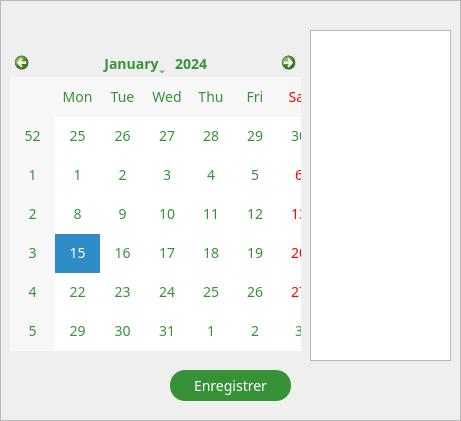
     <widget class="QFrame" name="frame_5">
      <property name="geometry">
       <rect>
        <x>40</x>
        <y>440</y>
        <width>461</width>
        <height>421</height>
       </rect>
      </property>
      <property name="styleSheet">
       <string notr="true"> *{
font-family:century gothic;
color:#379237;
border-color:#379237;
font-size:14px;}
	#frame_5{


font-family:century gothic;
    border: 1px solid #379237;
    border-radius: 30px;
border-color: lightgray;
    margin-top: 0.5em;
background : white;
}
</string>
      </property>
      <property name="frameShape">
       <enum>QFrame::StyledPanel</enum>
      </property>
      <property name="frameShadow">
       <enum>QFrame::Raised</enum>
      </property>
      <widget class="QLabel" name="label_29">
       <property name="geometry">
        <rect>
         <x>770</x>
         <y>40</y>
         <width>21</width>
         <height>21</height>
        </rect>
       </property>
       <property name="styleSheet">
        <string notr="true"/>
       </property>
       <property name="text">
        <string/>
       </property>
       <property name="pixmap">
        <pixmap resource="resources.qrc">:/img/img/chercher.png</pixmap>
       </property>
       <property name="scaledContents">
        <bool>true</bool>
       </property>
      </widget>
      <widget class="QPushButton" name="pushButton_enregistrer">
       <property name="geometry">
        <rect>
         <x>170</x>
         <y>370</y>
         <width>121</width>
         <height>31</height>
        </rect>
       </property>
       <property name="styleSheet">
        <string notr="true">QPushButton{
background: #379237;
color: white;
border-radius:15px;}  
QPushButton:hover
{
    border: 1px solid #379237;
color:  #379237;
border-radius:15px;
background: white;}  </string>
       </property>
       <property name="text">
        <string>Enregistrer</string>
       </property>
      </widget>
      <widget class="QTableView" name="tableView_note">
       <property name="geometry">
        <rect>
         <x>310</x>
         <y>30</y>
         <width>141</width>
         <height>331</height>
        </rect>
       </property>
      </widget>
      <widget class="QCalendarWidget" name="calendarWidget">
       <property name="geometry">
        <rect>
         <x>10</x>
         <y>50</y>
         <width>291</width>
         <height>301</height>
        </rect>
       </property>
      </widget>
     </widget>
